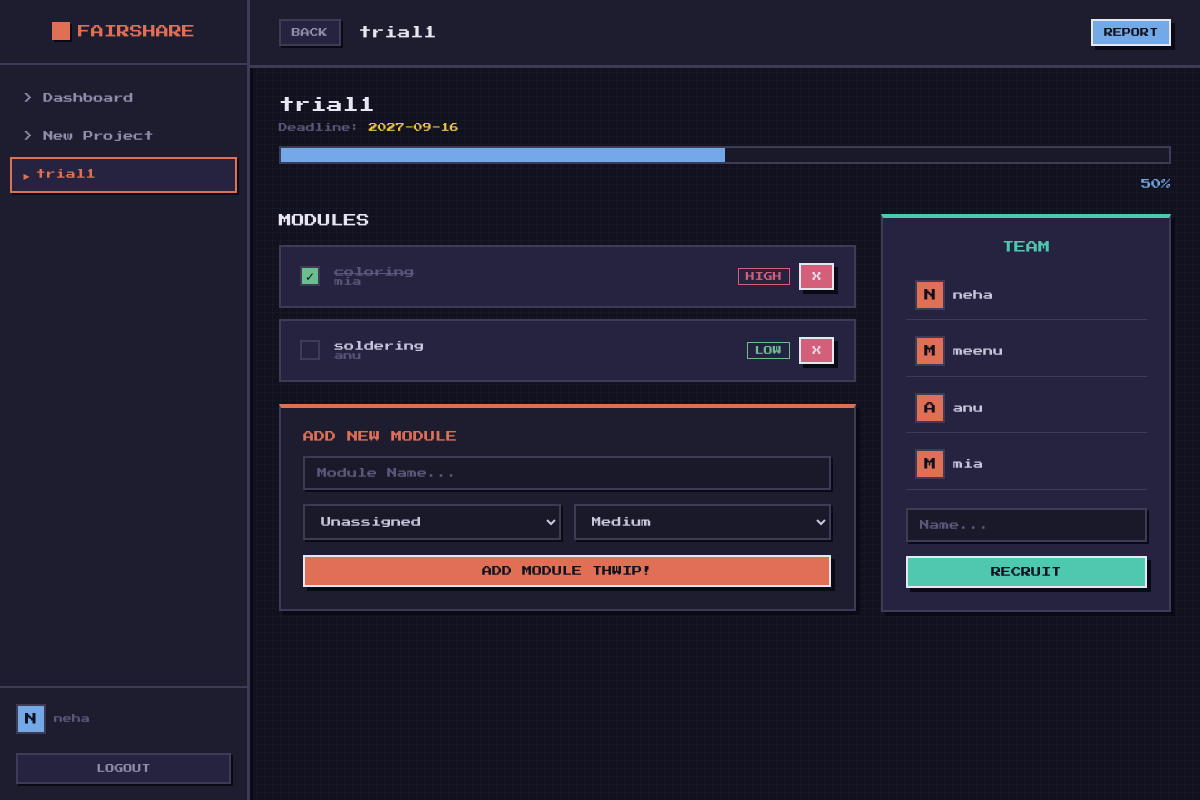
Screenshot of /project/18 (signed in) with the database file from the repository.
### tables this page shows
CREATE TABLE projects (id INTEGER PRIMARY KEY AUTOINCREMENT, name TEXT NOT NULL, deadline TEXT, user_id INTEGER);

CREATE TABLE members (id INTEGER PRIMARY KEY AUTOINCREMENT, name TEXT NOT NULL, project_id INTEGER, FOREIGN KEY (project_id) REFERENCES projects(id) ON DELETE CASCADE);

CREATE TABLE modules (id INTEGER PRIMARY KEY AUTOINCREMENT, name TEXT NOT NULL, project_id INTEGER, assigned_member_id INTEGER, completed INTEGER DEFAULT 0, priority TEXT DEFAULT 'Medium', FOREIGN KEY (project_id) REFERENCES projects(id) ON DELETE CASCADE, FOREIGN KEY (assigned_member_id) REFERENCES members(id));

### app.py (the view)
@app.route("/project/<int:project_id>")
@login_required
def project_modules(project_id):
    if not owns_project(project_id):
        return redirect(url_for("home"))
    conn = get_db_connection()
    project = conn.execute("SELECT * FROM projects WHERE id = ?", (project_id,)).fetchone()
    if not project:
        conn.close()
        return redirect(url_for("home"))
    modules  = conn.execute("""
        SELECT m.*, mem.name as member_name
        FROM modules m
        LEFT JOIN members mem ON m.assigned_member_id = mem.id
        WHERE m.project_id = ?
        ORDER BY CASE m.priority
            WHEN 'High'   THEN 1
            WHEN 'Medium' THEN 2
            ELSE 3
        END, m.completed ASC
    """, (project_id,)).fetchall()
    members  = conn.execute("SELECT * FROM members WHERE project_id = ?", (project_id,)).fetchall()
    _, _, progress = get_project_progress(conn, project_id)
    conn.close()
    return render_template(
        "project_modules.html",
        project=project,
        modules=modules,
        members=members,
        progress=progress,
        user_name=session.get("user_name")
    )

### app.py (called while the page is built)
def get_db_connection():
    conn = sqlite3.connect(DB_PATH, timeout=30)
    conn.row_factory = sqlite3.Row
    conn.execute("PRAGMA journal_mode=WAL")
    conn.execute("PRAGMA foreign_keys = ON")  # Always on, not just in delete routes
    return conn

def login_required(f):
    @wraps(f)
    def decorated(*args, **kwargs):
        if "user_id" not in session:
            return redirect(url_for("login"))
        return f(*args, **kwargs)
    return decorated

def owns_project(project_id):
    conn = get_db_connection()
    project = conn.execute(
        "SELECT user_id FROM projects WHERE id = ?", (project_id,)
    ).fetchone()
    conn.close()
    if not project:
        return False
    return project["user_id"] is None or project["user_id"] == session.get("user_id")

def get_project_progress(conn, project_id):
    modules = conn.execute(
        "SELECT completed FROM modules WHERE project_id = ?", (project_id,)
    ).fetchall()
    total = len(modules)
    completed = sum(1 for m in modules if m["completed"])
    progress = int((completed / total) * 100) if total > 0 else 0
    return total, completed, progress

### templates/project_modules.html (shortened to what this page needs)
<!DOCTYPE html>
<html lang="en">
<head>
</head>
<body>
<div class="app-container">
  <div class="sidebar">
    <div class="sidebar-top"><div class="logo"><div class="logo-icon"></div>FAIRSHARE</div></div>
    <div class="sidebar-nav">
      <a href="{{ url_for('home') }}" class="nav-link">&gt; Dashboard</a>
      <a href="{{ url_for('create') }}" class="nav-link">&gt; New Project</a>
      <a href="#" class="nav-link active">{{ project.name }}</a>
    </div>
    <div class="sidebar-bottom">
      <div class="user-card">
        <div class="avatar">{{ user_name[0]|upper }}</div>
        <div style="font-size:9px;color:var(--dim2);overflow:hidden;text-overflow:ellipsis;white-space:nowrap">{{ user_name }}</div>
      </div>
      <a href="{{ url_for('logout') }}" class="px-btn btn-dark w-100" style="font-size:9px;margin-top:0.4rem">Logout</a>
    </div>
  </div>
  <div class="main-content">
    <div class="topbar">
      <div class="flex-row">
        <a href="{{ url_for('home') }}" class="px-btn btn-dark btn-small">Back</a>
        <div style="font-size:13px;color:var(--white);margin-left:8px;">{{ project.name }}</div>
      </div>
      <div class="flex-row">
        <a href="{{ url_for('project_report', project_id=project.id) }}" class="px-btn btn-sky btn-small">Report</a>
      </div>
    </div>
    <div class="page-content">
      <div style="margin-bottom:1.6rem;animation:fadeSlideUp .3s ease-out">
        <div style="font-size:16px;color:var(--white);margin-bottom:0.6rem">{{ project.name }}</div>
        <div style="font-size:9px;color:var(--dim2);margin-top:0.4rem">Deadline: <span style="color:var(--amber)">{{ project.deadline }}</span></div>
        <div class="progress-container"><div class="progress-bar" id="progressBar"></div></div>
        <div style="text-align:right;font-size:10px;color:var(--sky)">{{ progress }}%</div>
      </div>
      <div class="grid-layout">
        <div>
          <div style="font-size:13px;color:var(--white);margin-bottom:1.1rem">MODULES</div>
          {% for mod in modules %}
          <div class="module-row" style="animation-delay:{{ loop.index * 0.04 }}s">
            <a href="{{ url_for('module_members', module_id=mod.id) }}" class="module-info" style="text-decoration:none;color:inherit">
              <div class="checkbox {% if mod.completed %}done{% endif %}"></div>
              <div style="flex:1">
                <div class="mod-name {% if mod.completed %}completed-text{% endif %}">{{ mod.name }}</div>
                <div class="mod-assignee">{{ mod.member_name or 'Unassigned' }}</div>
              </div>
              {% if mod.priority == 'High' %}<span class="badge badge-red">High</span>
              {% elif mod.priority == 'Medium' %}<span class="badge badge-amber">Med</span>
              {% else %}<span class="badge badge-green">Low</span>{% endif %}
            </a>
            <form action="{{ url_for('delete_task', project_id=project.id, module_id=mod.id) }}" method="POST" style="margin-left:0.6rem">
              <button type="submit" class="px-btn btn-rose btn-small">X</button>
            </form>
          </div>
          {% else %}
          <p style="font-size:9px;color:var(--dim2);line-height:2">No modules yet.</p>
          {% endfor %}
          <div class="px-panel" style="margin-top:1.4rem;border-top:4px solid var(--coral);animation:slideInRight .4s ease-out .2s both">
            <div style="font-size:11px;color:var(--coral);margin-bottom:0.9rem">ADD NEW MODULE</div>
            <form action="{{ url_for('add_module', project_id=project.id) }}" method="POST">
              <input type="text" name="module_name" class="px-input" placeholder="Module Name..." required>
              <div class="flex-row" style="gap:0.8rem;margin-bottom:0.9rem">
                <select name="assigned_member" class="px-input" style="flex:1;margin-bottom:0">
                  <option value="0">Unassigned</option>
                </select>
                <select name="priority" class="px-input" style="flex:1;margin-bottom:0">
                  <option value="Medium" selected>Medium</option>
                </select>
              </div>
              <button type="submit" class="px-btn btn-coral w-100">Add Module THWIP!</button>
            </form>
          </div>
        </div>
        <div>
          <div class="px-panel" style="background:var(--panel2);border-top:4px solid var(--teal);animation:slideInRight .4s ease-out .1s both">
            <div style="font-size:12px;color:var(--teal);text-align:center;margin-bottom:1.1rem">TEAM</div>
            <div style="margin-bottom:1.1rem">
              {% for mem in members %}
              <div class="user-card" style="padding:0.6rem;border-bottom:1px solid var(--dim);margin-bottom:0.4rem">
                <div class="avatar" style="background:var(--coral)">{{ mem.name[0]|upper }}</div>
                <div style="font-size:10px;color:var(--text)">{{ mem.name }}</div>
              </div>
              {% else %}
              <p style="text-align:center;color:var(--dim2);font-size:9px;line-height:2">Solo act right now.</p>
              {% endfor %}
            </div>
            <form action="{{ url_for('add_member', project_id=project.id) }}" method="POST">
              <input type="text" name="member_name" class="px-input" placeholder="Name..." required>
              <button type="submit" class="px-btn btn-teal w-100">Recruit</button>
            </form>
          </div>
        </div>
      </div>
    </div>
  </div>
</div>
</body>
</html>

### rows the page displays
projects: name "trial1", deadline "2027-09-16"
members: name "neha", name "N"
modules: completed 1 (drawn), name "coloring", name "mia", priority "HIGH"
modules: completed 0 (drawn), name "soldering", name "anu", priority "LOW"
members: name "M", name "meenu"
members: name "A", name "anu"
members: name "M", name "mia"

### other values shown
{{ user_name[0]|upper }} "N"
{{ progress }} "50"
